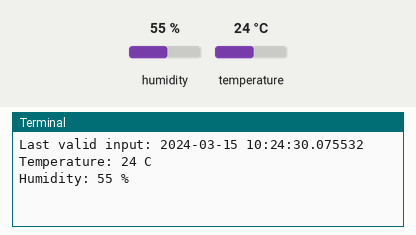
The program below on a simulated Raspberry Pi (BCM pin numbers). Parts: the last lines printed to the terminal. The inputs (shaded band) are chosen by the test bench; at power-on: humidity 55 %, temperature 24 °C. The clock reads 2024-03-15 10:24:30 at power-on unless the program sets it; web requests get an empty 200 reply after 0.4 s.

Above: at 1.2 s.
1.3 s: humidity set to 22 %
At 2.1 s:
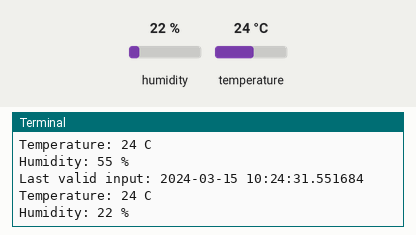
3.3 s: temperature set to 12 °C
At 5.0 s:
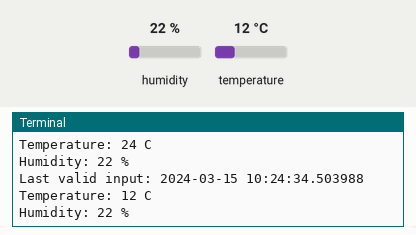
5.3 s: humidity set to 40 %
At 6.5 s:
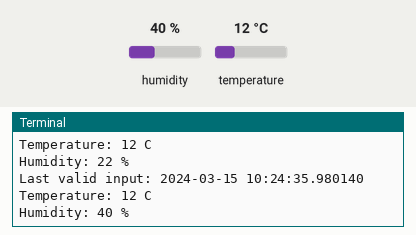
Timing chart, 0 to 8.3 s (numbered marks = the images above; inputs shaded):
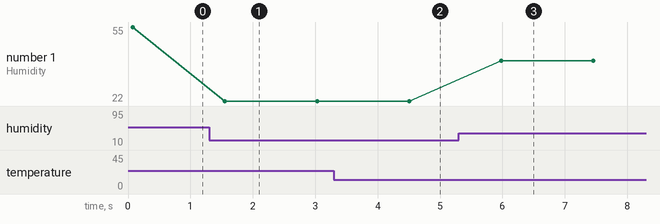

The program:

DHTTutor.py
```python
import RPi.GPIO as GPIO
import dht11
import time
import datetime
import json
import requests

# initialize GPIO
GPIO.setwarnings(False)
GPIO.setmode(GPIO.BCM)
GPIO.cleanup()

# read data using pin 14
instance = dht11.DHT11(pin=4)

while True:
    result = instance.read()
    if result.is_valid():
        print("Last valid input: " + str(datetime.datetime.now()))
        print("Temperature: %d C" % result.temperature)
        print("Humidity: %d %%" % result.humidity)
    	data =data ='\r\n{\r\n  "m2m:cin": {\r\n    "cnf": "message",\r\n    "con": "\r\n      {\r\n      \t \\"Temperature\\": \\"'+str(result.temperature)+'\\",\r\n         \\"HUmidity\\": \\"'+str(result.humidity)+'\\"\r\n      }\r\n    "\r\n  }\r\n}'
	url = 'https://platform.antares.id:8443/~/antares-cse/antares-id/Monitoringsuhu/project1'
        headers = {'cache-control':'no-cache','content-type':'application/json;ty=4','x-m2m-origin':'784b5afbdb4dcf9c:5266aefaa9286a88'}
        r = requests.post(url,headers=headers,data=data)
    time.sleep(1)
```

Measured:
- after the input at 1.3 s, the terminal: prints a new line after 0.25 s (image 1)
- after the input at 3.3 s, the terminal: prints a new line after 1.2 s (image 2)
- after the input at 5.3 s, the terminal: prints a new line after 0.68 s (image 3)
- plotted number 1: 55 → 22 after the input at 1.3 s, 22 → 40 after the input at 5.3 s
